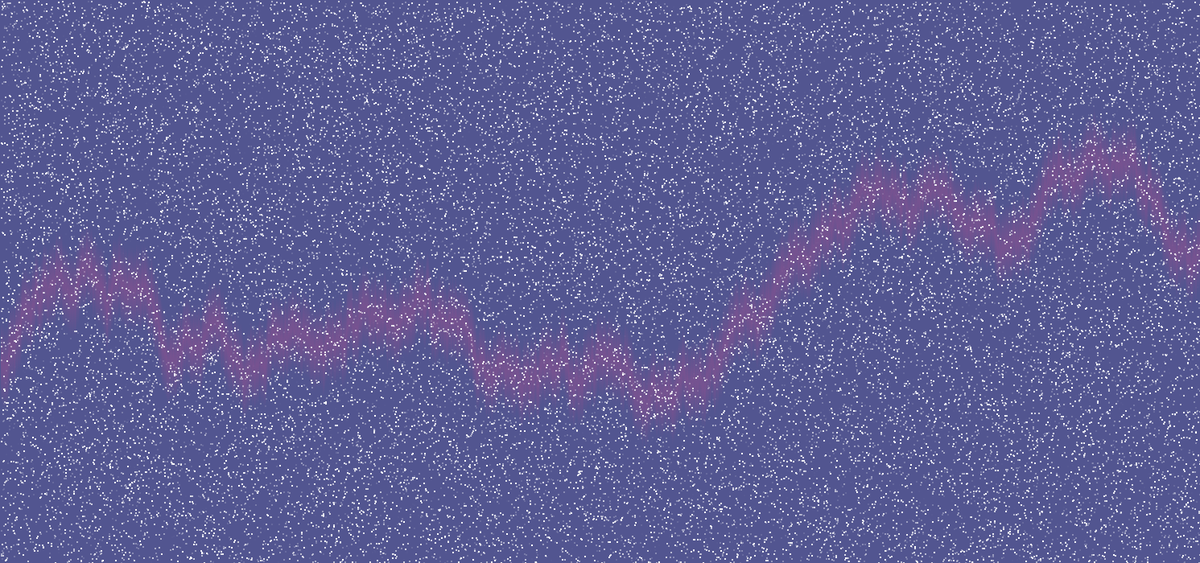
Frame 1 (no input)
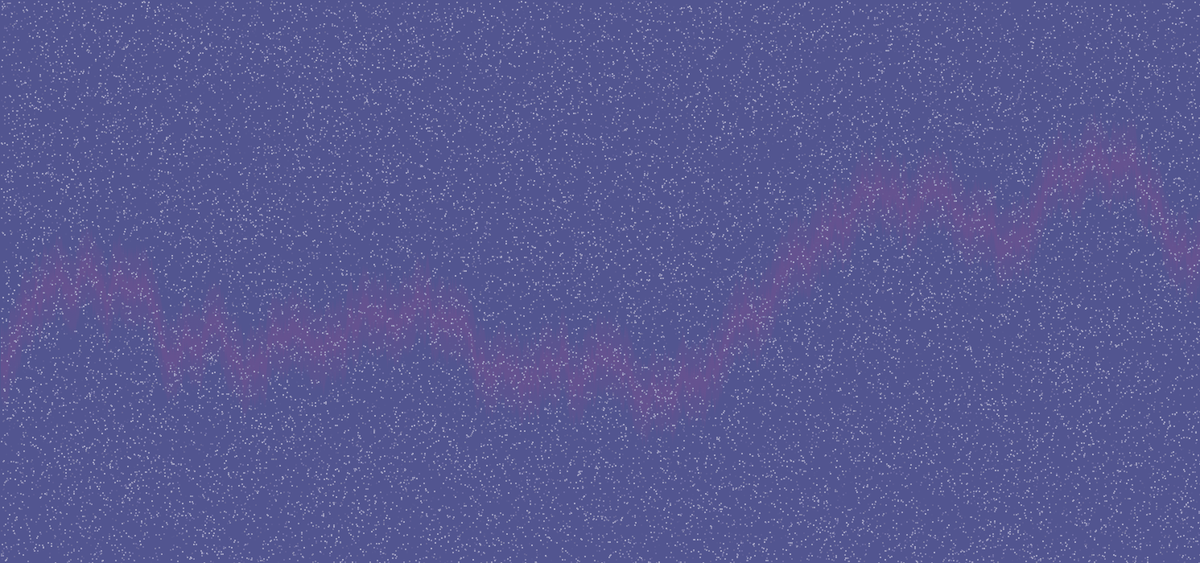
Frame 60 (the mouse pressed at the canvas centre just before this capture)
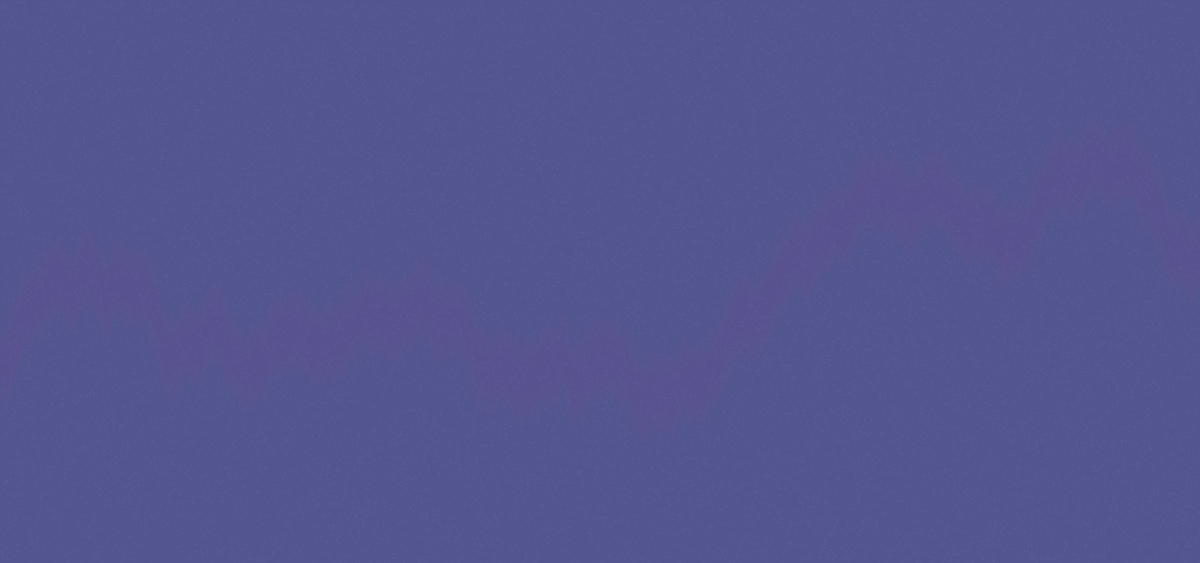
Frame 120 (the mouse held since frame 60 and released just before this capture)

The Processing sketch that drew these frames (run headless with seeded random() and noise(); from frame 60 on, the mouse is pressed at the canvas centre):

// Processing sketch: Background_protoype_full_fade_broken_
// ── Background_protoype_full_fade_broken_.pde
int lineSeed = 0;

int smallStarsPos = 0;


int screenX = 1491;
int screenY = 700;


boolean flash = true;
boolean fadeIn = true;


float backgroundFade = 0;


void settings() {
  size(screenX, screenY);
}

void setup() {
  background( 82, 85, 144);
  line1();
  smallStars();
}

void refresh() {
  line1();
  smallStars();
}




void fadeBg() {
  println(backgroundFade);
  if (backgroundFade < 30 && fadeIn == true) {

    backgroundFade = lerp(backgroundFade, 255, 0.0005);
    fill( 82, 85, 144, backgroundFade);
    rect(0, 0, screenX, screenY);
  } else {
    fadeIn = false;
    if (backgroundFade > 0.5 && fadeIn == false) {
      backgroundFade = lerp(backgroundFade, 0, 0.05);

      refresh();


      fill( 82, 85, 144, backgroundFade);
      rect(0, 0, screenX, screenY);
    } else {
      fadeIn = true;
           lineSeed = (int)random(0, 10000);
    }
  }
}

void draw() {

  fadeBg();
}

void smallStars() {
  randomSeed(lineSeed);
  int lineWidth = 10;
  noStroke();

  for (int i = 1; i <= screenX; i++) {
    for (int j = -lineWidth; j <= lineWidth; j++) {
      fill( 255, 255, 255, 255-(abs(j*25)));
      rect(i, (int)random(1, screenY+1), 2, 2);
    }
  }
}

void line1() {
  int lineWidth = 50;
  int LineRegidity = 5;
  int previousYPos = screenY/2 + (int)random(-(screenY/2), (screenY/2));
  noStroke();
  for (int i = 1; i <= screenX; i++) {
    for (int j = -lineWidth; j <= lineWidth; j++) {
      fill( 119, 82, 144, 255-(abs(j*(255/lineWidth))));

      rect(i, previousYPos+j, 1, 1);
    }
    previousYPos = previousYPos + (int)random(-(lineWidth/LineRegidity), (lineWidth/LineRegidity) );
  }
}
